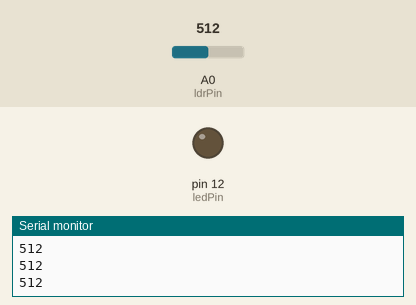
Simulated run of this sketch. Board: Arduino Uno, built with avr-gcc and run on an emulated ATmega328P. Parts: output pins drawn as LEDs (lit = HIGH), the last lines printed to the serial monitor. The test bench sets the inputs (shaded band); at power-on: A0 (ldrPin) = 512.

Above: at 1.2 s.
1.3 s: A0 (ldrPin) set to 488
At 1.7 s:
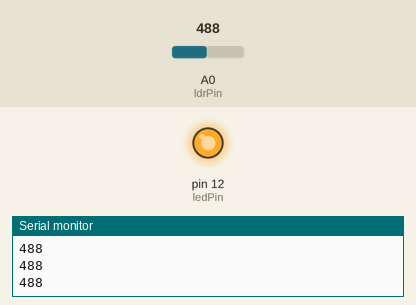
2.8 s: A0 (ldrPin) set to 510
At 4.0 s:
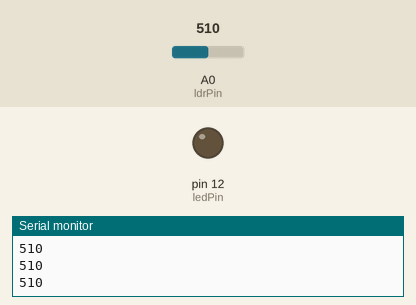
4.3 s: A0 (ldrPin) set to 490
At 5.5 s:
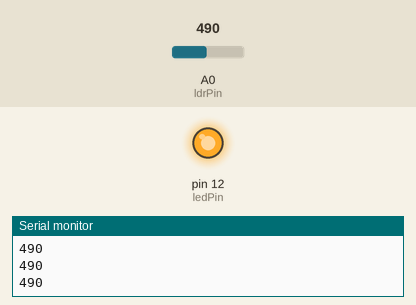
Timing chart, 0 to 7.3 s (numbered marks = the images above; inputs shaded):
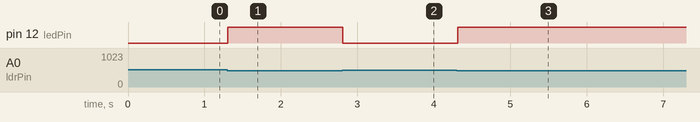

The sketch:

LDR.ino
```cpp
int ledPin = 12;      // Pin connected to the LED
int ldrPin = A0;      // Pin connected to the LDR (analog pin)

void setup() {
  pinMode(ledPin, OUTPUT);  // Configure the LED pin as output
  Serial.begin(9600);       // Initialize serial communication for debugging
}

void loop() {
  int ldrValue = analogRead(ldrPin);  // Read the LDR value
  Serial.println(ldrValue);          // Print LDR value to the Serial Monitor for debugging

  // Control the LED based on the light level
  if (ldrValue < 500) { // Adjust threshold based on your environment
    digitalWrite(ledPin, HIGH); // Turn on LED if it's dark
  } else {
    digitalWrite(ledPin, LOW);  // Turn off LED if it's bright
  }

  delay(100); // Small delay for stability
}
```

STM32_square_PROGRAMING.c
```cpp
//#include <stdio.h>
//#define square(x) ((x)*(x))
//
//int main()
//{
//    int x=5;
//    printf("x: %d square of x: %d",x,square(x));
//    return 0;
//}
```

STM32._print_nm.c
```cpp
#include<stdio.h>

 #define santanu printf("SANTANU");

 int main()
 {
     santanu;
 }
```

TASK.c
```cpp
// Task 1.Create Car structure globally consisting of Model, colour and price and print on the screen.


// #include <stdio.h>
// struct Car {
//     char model[30];
//     char color[15];
//     int seats;
//     double price;
// };
// struct Car car = {"Honda Civic", "Blue", 4, 22000.00};

// void printCarDetails() {
//     printf("Car Details:\n");
//     printf("Model: %s\n", car.model);
//     printf("Color: %s\n", car.color);
//     printf("Seats: %d\n",car.seats);
//     printf("Price: $%.2lf\n", car.price);
// }

// int main() {
//     printCarDetails();
//     return 0;
// }

// // Task 2 Write a program to create structure globally enter the name,age and salary of employees and manager.
// If the manager age is above 30 then the salary will be 65000 otherwise 55000.


// #include <stdio.h>


// struct Employee {
//     char name[50];
//     int age;
//     float salary;
// };


// struct Employee manager, employee;

// int main() {

//     printf("Enter Employee's Name: ");
//     scanf("%s", employee.name);
//     printf("Enter Employee's Age: ");
//     scanf("%d", &employee.age);
//     printf("Enter Employee's Salary: ");
//     scanf("%f", &employee.salary);


//     printf("\nEnter Manager's Name: ");
//     scanf("%s", manager.name);
//     printf("Enter Manager's Age: ");
//     scanf("%d", &manager.age);


//     if (manager.age > 30) {
//         manager.salary = 65000;
//     } else {
//         manager.salary = 55000;
//     }

//     printf("\nEmployee Details:\n");
//     printf("Name: %s\n", employee.name);
//     printf("Age: %d\n", employee.age);
//     printf("Salary: %.2f\n", employee.salary);


//     printf("\nManager Details:\n");
//     printf("Name: %s\n", manager.name);
//     printf("Age: %d\n", manager.age);
//     printf("Salary: %.2f\n", manager.salary);

//     return 0;
// }


// // Task 3 Create a structure named Book to store book details like title, author, and price. Write a C program to input details for
// three books, find the most expensive and the lowest priced books, and display their information.


// #include <stdio.h>


// struct Book {
//     char title[100];
//     char author[100];
//     float price;
// };

// int main() {
//     struct Book books[3];
//     int most_expensive_index = 0, lowest_priced_index = 0;

//     for (int i = 0; i < 3; i++) {
//         printf("\nEnter details for Book %d:\n", i + 1);
//         printf("Title: ");
//         scanf(" %[^\n]", books[i].title);
//         printf("Author: ");
//         scanf(" %[^\n]", books[i].author);
//         printf("Price: ");
//         scanf("%f", &books[i].price);

//         if (books[i].price > books[most_expensive_index].price) {
//             most_expensive_index = i;
//         }
//         if (books[i].price < books[lowest_priced_index].price) {
//             lowest_priced_index = i;
//         }
//     }

//     printf("\nMost Expensive Book:\n");
//     printf("Title: %s\n", books[most_expensive_index].title);
//     printf("Author: %s\n", books[most_expensive_index].author);
//     printf("Price: %.2f\n", books[most_expensive_index].price);

//     printf("\nLowest Priced Book:\n");
//     printf("Title: %s\n", books[lowest_priced_index].title);
//     printf("Author: %s\n", books[lowest_priced_index].author);
//     printf("Price: %.2f\n", books[lowest_priced_index].price);

//     return 0;
// }

// // Task 4 Define a structure named Circle to represent a circle with a radius. Write a C program to create user defined
// function to calculate the area and perimeter of two circles and display the results in the main function.

// #include <stdio.h>
// #define PI 3.14159


// struct Circle {
//     float radius;
// };

// float calculate_area(struct Circle c) {
//     return PI * c.radius * c.radius;
// }

// float calculate_perimeter(struct Circle c) {
//     return 2 * PI * c.radius;
// }

// int main() {
//     struct Circle circle1, circle2;


//     printf("Enter the radius of Circle 1: ");
//     scanf("%f", &circle1.radius);


//     printf("Enter the radius of Circle 2: ");
//     scanf("%f", &circle2.radius);


//     float area1 = calculate_area(circle1);
//     float perimeter1 = calculate_perimeter(circle1);


//     float area2 = calculate_area(circle2);
//     float perimeter2 = calculate_perimeter(circle2);


//     printf("\nCircle 1:\n");
//     printf("Radius: %.2f\n", circle1.radius);
//     printf("Area: %.2f\n", area1);
//     printf("Perimeter: %.2f\n", perimeter1);


//     printf("\nCircle 2:\n");
//     printf("Radius: %.2f\n", circle2.radius);
//     printf("Area: %.2f\n", area2);
//     printf("Perimeter: %.2f\n", perimeter2);

//     return 0;
// }
```

c_programing.cpp
```cpp
#include <stdio.h>

int main() {
    int i;
    for (i = 0; i < 5; i++) {
        if (i % 2 == 0) {
            printf("%d is even\n", i);
        } else {
            printf("%d is odd\n", i);
        }
    }
    return 0;
}
```

col-mod-price-car.c
```cpp
#include <stdio.h>

struct Car {
    char model[50];
    char colour[30];
    float price;
};

void printCar(struct Car car) {
    printf("Car Model: %s\n", car.model);
    printf("Car Colour: %s\n", car.colour);
    printf("Car Price: %.2f\n", car.price);
}

int main() {
    // Create a global Car instance
    struct Car myCar = {"BMW", "Red", 0001};

    // Print car details
    printCar(myCar);

    return 0;
}
```

Measured:
- the behaviour switches between 500 and 499 on A0 (ldrPin) (found by bisection; images 0 and 1)
- after the input at 1.3 s, pin 12 (ledPin): LOW → HIGH at once
- after the input at 2.8 s, pin 12 (ledPin): HIGH → LOW at once
- after the input at 4.3 s, pin 12 (ledPin): LOW → HIGH at once
